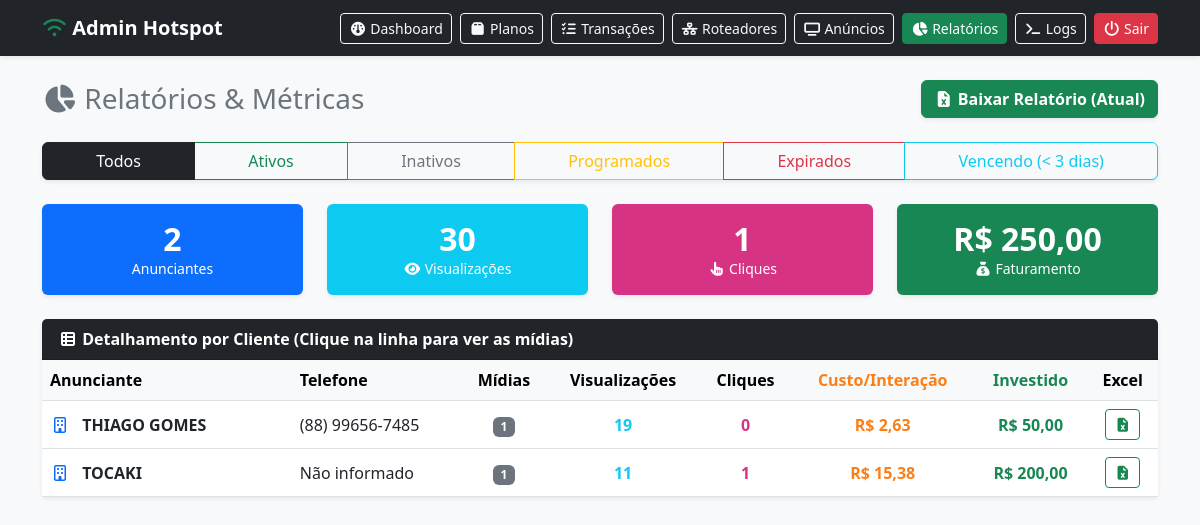
Page /admin/relatorio-anuncios (signed in) on the committed database.
### tables this page shows
CREATE TABLE `crm_anunciantes` (
  `id` int(11) NOT NULL,
  `nome_empresa` varchar(255) NOT NULL,
  `telefone` varchar(50) DEFAULT NULL,
  `criado_em` timestamp NOT NULL DEFAULT current_timestamp()
);

### models/banco.php (called while the page is built, shortened)
<?php
class Banco {
    private $pdo;
    public function __construct() {
        try {
            $opcoes = [
                PDO::ATTR_ERRMODE => PDO::ERRMODE_EXCEPTION,
                PDO::ATTR_DEFAULT_FETCH_MODE => PDO::FETCH_ASSOC,
                PDO::MYSQL_ATTR_INIT_COMMAND => "SET NAMES utf8mb4 COLLATE utf8mb4_unicode_ci, time_zone = '-03:00'"
            ];
            $this->pdo = new PDO(
                "mysql:host=" . DB_HOST . ";dbname=" . DB_NAME . ";charset=utf8mb4",
                DB_USER,
                DB_PASS,
                $opcoes
            );
        } catch (PDOException $e) {
            die("Erro crítico de infraestrutura: Falha na comunicação com o banco de dados.");
        }
    }
    public function query($sql, $params = []) {
        $stmt = $this->pdo->prepare($sql);
        $stmt->execute($params);
        return $stmt;
    }
    public function getAll($sql, $params = []) {
        return $this->query($sql, $params)->fetchAll();
    }
}
?>

### views/admin/relatorio_anuncios.php (the view, shortened to what this page needs)
<?php
require_once __DIR__ . '/../../models/banco.php';
$db = new Banco();
$filtroStatus = $_GET['filtro'] ?? 'todos';
$query = "
    SELECT
        c.id,
        c.nome_empresa as nome,
        c.telefone,
        (SELECT COUNT(a.id) FROM crm_anuncios a WHERE a.anunciante_id = c.id) as anuncios,
        (SELECT COALESCE(SUM(a.valor_pacote), 0) FROM crm_anuncios a WHERE a.anunciante_id = c.id) as total_investido,
        (SELECT COUNT(v.id) FROM crm_views v INNER JOIN crm_anuncios a ON v.anuncio_id = a.id WHERE a.anunciante_id = c.id) as views,
        (SELECT COUNT(cl.id) FROM crm_cliques cl INNER JOIN crm_anuncios a ON cl.anuncio_id = a.id WHERE a.anunciante_id = c.id) as cliques
    FROM crm_anunciantes c
    ORDER BY c.nome_empresa ASC
";
$relatorio_bruto = $db->getAll($query);
$relatorio = [];
$total_geral_views = 0;
$total_geral_cliques = 0;
$total_financeiro_geral = 0;
foreach ($relatorio_bruto as $linha) {
    $linha['telefone'] = !empty($linha['telefone']) ? $linha['telefone'] : 'Não informado';
    $investimento_centavos = $linha['total_investido'] ?? 0;
    $investimento_reais = $investimento_centavos / 100;
    $linha['total_investido_formatado'] = 'R$ ' . number_format($investimento_reais, 2, ',', '.');
    $views_total = (int)$linha['views'];
    $cliques_total = (int)$linha['cliques'];
    $interacoes_eq_total = $views_total + ($cliques_total * 2);
    $cpi_medio = $interacoes_eq_total > 0 ? ($investimento_reais / $interacoes_eq_total) : 0;
    $linha['cpi_medio_formatado'] = 'R$ ' . number_format($cpi_medio, 2, ',', '.');
    $total_geral_views += $linha['views'];
    $total_geral_cliques += $linha['cliques'];
    $total_financeiro_geral += $investimento_centavos;
    $relatorio[] = $linha;
}
require_once __DIR__ . '/header.php';
?>
<div class="container mb-5">
    <div class="d-flex justify-content-between align-items-center mb-4">
        <h3 class="text-secondary mb-0"><i class="fa-solid fa-chart-pie"></i> Relatórios & Métricas</h3>
        <a href="/admin/relatorio-anuncios?exportar=excel&filtro=<?= $filtroStatus ?>" class="btn btn-success fw-bold shadow-sm">
            <i class="fa-solid fa-file-excel"></i> Baixar Relatório (Atual)
        </a>
    </div>
    <div class="btn-group w-100 mb-4 shadow-sm" role="group">
        <a href="?filtro=todos" class="btn btn-outline-dark <?= $filtroStatus === 'todos' ? 'active' : '' ?>">Todos</a>
        <a href="?filtro=ativos" class="btn btn-outline-success <?= $filtroStatus === 'ativos' ? 'active' : '' ?>">Ativos</a>
        <a href="?filtro=inativos" class="btn btn-outline-secondary <?= $filtroStatus === 'inativos' ? 'active' : '' ?>">Inativos</a>
        <a href="?filtro=programados" class="btn btn-outline-warning <?= $filtroStatus === 'programados' ? 'active' : '' ?>">Programados</a>
        <a href="?filtro=expirados" class="btn btn-outline-danger <?= $filtroStatus === 'expirados' ? 'active' : '' ?>">Expirados</a>
        <a href="?filtro=expirando" class="btn btn-outline-info <?= $filtroStatus === 'expirando' ? 'active' : '' ?>">Vencendo (< 3 dias)</a>
    </div>
    <div class="row mb-4">
        <div class="col-md-3">
            <div class="card bg-primary text-white shadow-sm border-0 h-100">
                <div class="card-body text-center py-3">
                    <h2 class="fw-bold mb-0"><?= count($relatorio) ?></h2>
                    <p class="mb-0 small">Anunciantes</p>
                </div>
            </div>
        </div>
        <div class="col-md-3">
            <div class="card bg-info text-white shadow-sm border-0 h-100">
                <div class="card-body text-center py-3">
                    <h2 class="fw-bold mb-0"><?= $total_geral_views ?></h2>
                    <p class="mb-0 small"><i class="fa-solid fa-eye"></i> Visualizações</p>
                </div>
            </div>
        </div>
        <div class="col-md-3">
            <div class="card text-white shadow-sm border-0 h-100" style="background-color: #d63384;">
                <div class="card-body text-center py-3">
                    <h2 class="fw-bold mb-0"><?= $total_geral_cliques ?></h2>
                    <p class="mb-0 small"><i class="fa-solid fa-hand-pointer"></i> Cliques</p>
                </div>
            </div>
        </div>
        <div class="col-md-3">
            <div class="card bg-success text-white shadow-sm border-0 h-100">
                <div class="card-body text-center py-3">
                    <h2 class="fw-bold mb-0">R$ <?= number_format($total_financeiro_geral / 100, 2, ',', '.') ?></h2>
                    <p class="mb-0 small"><i class="fa-solid fa-sack-dollar"></i> Faturamento</p>
                </div>
            </div>
        </div>
    </div>
    <div class="card shadow-sm border-0">
        <div class="card-header bg-dark text-white fw-bold">
            <i class="fa-solid fa-table-list"></i> Detalhamento por Cliente (Clique na linha para ver as mídias)
        </div>
        <div class="card-body p-0">
            <div class="table-responsive">
                <table class="table table-hover align-middle mb-0" style="border-collapse: collapse;">
                    <thead class="table-light">
                        <tr>
                            <th style="min-width: 200px;">Anunciante</th>
                            <th>Telefone</th>
                            <th class="text-center">Mídias</th>
                            <th class="text-center">Visualizações</th>
                            <th class="text-center">Cliques</th>
                            <th class="text-center" style="color: #fd7e14;">Custo/Interação</th>
                            <th class="text-center text-success">Investido</th>
                            <th class="text-center">Excel</th>
                        </tr>
                    </thead>
                    <tbody>
                        <?php if (empty($relatorio)): ?>
                            <tr>
                                <td colspan="8" class="text-center py-4 text-muted">Nenhum dado encontrado para o filtro selecionado.</td>
                            </tr>
                        <?php else: ?>
                            <?php foreach ($relatorio as $linha): ?>
                                <tr data-bs-toggle="collapse" data-bs-target="#collapseClient<?= $linha['id'] ?>" style="cursor: pointer;">
                                    <td class="fw-bold text-dark">
                                        <div class="text-truncate" style="max-width: 220px;" title="<?= htmlspecialchars($linha['nome']) ?>">
                                            <i class="fa-regular fa-building text-primary me-2"></i> <?= htmlspecialchars($linha['nome']) ?>
                                        </div>
                                    </td>
                                    <td>
                                        <div class="text-truncate" style="max-width: 120px;">
                                            <?= htmlspecialchars($linha['telefone']) ?>
                                        </div>
                                    </td>
                                    <td class="text-center"><span class="badge bg-secondary"><?= $linha['anuncios'] ?></span></td>
                                    <td class="text-center fw-bold text-info"><?= $linha['views'] ?></td>
                                    <td class="text-center fw-bold" style="color: #d63384;"><?= $linha['cliques'] ?></td>
                                    <td class="text-center fw-bold" style="color: #fd7e14;" title="Média de todas as mídias deste cliente"><?= $linha['cpi_medio_formatado'] ?></td>
                                    <td class="text-center fw-bold text-success"><?= $linha['total_investido_formatado'] ?></td>
                                    <td class="text-center">
                                        <a href="/admin/relatorio-anuncios?exportar=excel&cliente_id=<?= $linha['id'] ?>" class="btn btn-sm btn-outline-success" title="Baixar Excel deste cliente">
                                            <i class="fa-solid fa-file-excel"></i>
                                        </a>
                                    </td>
                                </tr>
                            <?php endforeach; ?>
                        <?php endif; ?>
                    </tbody>
                </table>
            </div>
        </div>
    </div>
</div>
</body>
</html>

### rows in the picture
crm_anunciantes: nome_empresa "THIAGO GOMES", telefone "(88) 99656-7485", anuncios "1", views "19", cliques "0", cpi_medio_formatado "R$ 2,63", total_investido_formatado "R$ 50,00"
crm_anunciantes: nome_empresa "TOCAKI", telefone "Não informado", anuncios "1", views "11", cliques "1", cpi_medio_formatado "R$ 15,38", total_investido_formatado "R$ 200,00"

### other values in the picture
count($relatorio) "2"
$total_geral_views "30"
$total_geral_cliques "1"
$total_financeiro_geral / 100 "250,00"
